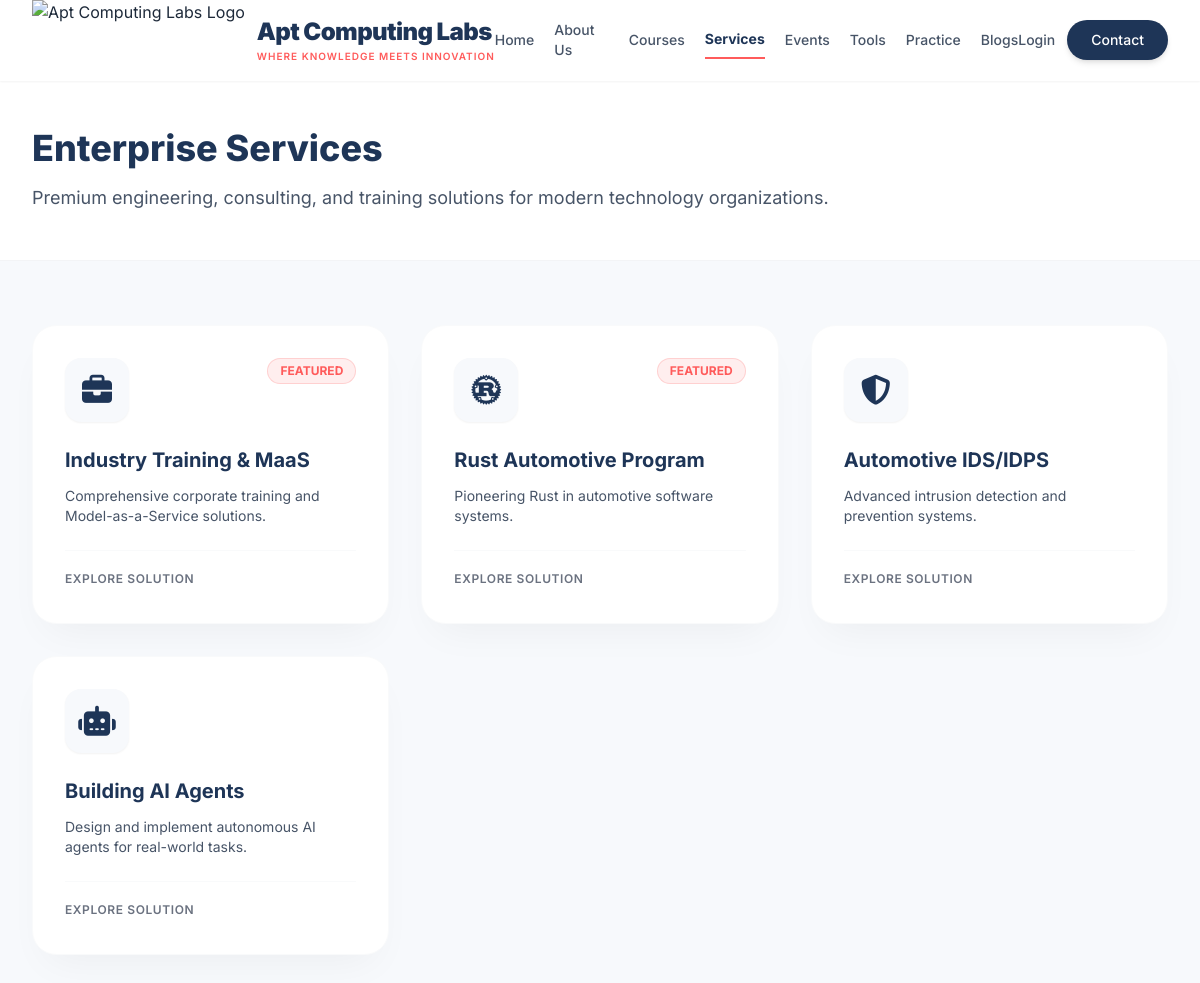
Page /services/ on the committed database.
### services/models.py (models this page shows, shortened)
class Service(models.Model):
    title = models.CharField(max_length=200)
    slug = models.SlugField(max_length=200, unique=True)
    icon_class = models.CharField(max_length=50, blank=True, help_text="FontAwesome class e.g. 'fas fa-briefcase'")
    short_description = models.CharField(max_length=500)
    description = models.TextField()
    is_featured = models.BooleanField(default=False)
    order = models.PositiveIntegerField(default=0)
    class Meta:
        ordering = ['order', 'title']

### services/views.py (the view)
# urls.py: path('', views.ServiceListView.as_view(), name='list'),
class ServiceListView(ListView):
    model = Service
    template_name = 'services/list.html'
    context_object_name = 'services'

### templates/services/list.html (shortened to what this page needs)
{% extends 'tailwind_base.html' %}
{% load static %}
{% block content %}
    <div class="pt-32 pb-12 bg-white border-b border-gray-100">
        <div class="max-w-7xl mx-auto px-4 sm:px-6 lg:px-8">
            <h1 class="text-4xl font-extrabold text-brand-navy mb-4">Enterprise Services</h1>
            <p class="text-lg text-brand-textSecondary">Premium engineering, consulting, and training solutions for modern technology organizations.</p>
        </div>
    </div>
    <div class="py-16 max-w-7xl mx-auto px-4 sm:px-6 lg:px-8 min-h-screen">
        <div class="grid grid-cols-1 md:grid-cols-2 lg:grid-cols-3 gap-8">
            {% for service in services %}
            <a href="{% url 'services:detail' service.slug %}" class="block group">
                <div class="bg-white rounded-3xl p-8 shadow-premium hover:shadow-premium-hover transition-all duration-300 transform hover:-translate-y-2 border border-gray-50 h-full flex flex-col">
                    <div class="flex justify-between items-start mb-6">
                        <div class="w-16 h-16 bg-brand-light rounded-2xl flex items-center justify-center group-hover:bg-brand-navy transition-colors duration-300 shadow-sm">
                            <i class="{{ service.icon_class|default:'fas fa-cogs' }} text-3xl text-brand-navy group-hover:text-white transition-colors duration-300"></i>
                        </div>
                        {% if service.is_featured %}
                        <span class="inline-block px-3 py-1 bg-brand-coral/10 rounded-full text-xs font-bold text-brand-coral border border-brand-coral/20">
                            FEATURED
                        </span>
                        {% endif %}
                    </div>
                    <h3 class="text-xl font-bold text-brand-navy mb-3 group-hover:text-brand-coral transition-colors">{{ service.title }}</h3>
                    <p class="text-sm text-brand-textSecondary mb-6 flex-grow">
                        {{ service.short_description|truncatewords:20 }}
                    </p>
                    <div class="flex items-center justify-between mt-auto pt-4 border-t border-gray-50">
                        <span class="text-xs text-gray-500 uppercase tracking-wider font-semibold">Explore Solution</span>
                    </div>
                </div>
            </a>
            {% empty %}
            <div class="col-span-3 text-center py-20">
                <i class="fas fa-tools text-6xl text-gray-200 mb-4"></i>
                <h3 class="text-2xl font-bold text-brand-navy">No services available yet</h3>
                <p class="text-brand-textSecondary mt-2">Check back later for exciting new enterprise solutions.</p>
            </div>
            {% endfor %}
        </div>
    </div>
{% endblock %}

### templates/tailwind_base.html (shortened to what this page needs)
{% load static %}
{% load account_tags %}
<!DOCTYPE html>
<html lang="en" class="scroll-smooth">
<head>
    <link rel="stylesheet" href="https://cdnjs.cloudflare.com/ajax/libs/font-awesome/6.4.0/css/all.min.css">
    <script src="https://cdn.tailwindcss.com"></script>
</head>
<body class="font-sans text-brand-textPrimary bg-brand-light antialiased selection:bg-brand-coral selection:text-white">
    <nav class="fixed w-full z-50 glass-nav transition-all duration-300 shadow-sm" id="navbar">
        <div class="max-w-7xl mx-auto px-4 sm:px-6 lg:px-8">
            <div class="flex justify-between items-center h-20">
                <a href="{% url 'home' %}" class="flex-shrink-0 flex items-center gap-3">
                    <img src="{% static 'img/ACL_Logo.png' %}" alt="Apt Computing Labs Logo" class="h-20 w-auto object-contain mix-blend-multiply self-start">
                    <div class="hidden sm:flex flex-col justify-center">
                        <span class="font-black text-2xl tracking-tight text-brand-navy leading-tight">Apt Computing Labs</span>
                        <span class="text-[10px] font-semibold text-brand-coral tracking-widest uppercase mt-0.5">Where Knowledge meets innovation</span>
                    </div>
                </a>
                <div class="hidden lg:flex space-x-5 xl:space-x-8 items-center">
                    {% url 'home' as home_url %}
                    {% url 'courses:list' as courses_url %}
                    {% url 'services:list' as services_url %}
                    {% url 'events:list' as events_url %}
                    {% url 'debugger:home' as practice_url %}
                    {% url 'blogs:list' as blogs_url %}
                    <a href="{{ home_url }}" class="{% if request.path == home_url %}text-brand-navy font-bold border-b-2 border-brand-coral{% else %}text-brand-textSecondary hover:text-brand-navy font-medium{% endif %} transition-colors text-sm py-2">Home</a>
                    {% url 'about' as about_url %}
                    <a href="{{ about_url }}" class="{% if request.path == about_url %}text-brand-navy font-bold border-b-2 border-brand-coral{% else %}text-brand-textSecondary hover:text-brand-navy font-medium{% endif %} transition-colors text-sm py-2">About Us</a>
                    <a href="{{ courses_url }}" class="{% if request.path == courses_url or '/courses/' in request.path %}text-brand-navy font-bold border-b-2 border-brand-coral{% else %}text-brand-textSecondary hover:text-brand-navy font-medium{% endif %} transition-colors text-sm py-2">Courses</a>
                    <a href="{{ services_url }}" class="{% if request.path == services_url or '/services/' in request.path %}text-brand-navy font-bold border-b-2 border-brand-coral{% else %}text-brand-textSecondary hover:text-brand-navy font-medium{% endif %} transition-colors text-sm py-2">Services</a>
                    <a href="{{ events_url }}" class="{% if request.path == events_url or '/events/' in request.path %}text-brand-navy font-bold border-b-2 border-brand-coral{% else %}text-brand-textSecondary hover:text-brand-navy font-medium{% endif %} transition-colors text-sm py-2">Events</a>
                    {% url 'devtools:list' as tools_url %}
                    <a href="{{ tools_url }}" class="{% if request.path == tools_url or '/devtools/' in request.path %}text-brand-navy font-bold border-b-2 border-brand-coral{% else %}text-brand-textSecondary hover:text-brand-navy font-medium{% endif %} transition-colors text-sm py-2">Tools</a>
                    <a href="{{ practice_url }}" class="{% if request.path == practice_url or '/practice/' in request.path %}text-brand-navy font-bold border-b-2 border-brand-coral{% else %}text-brand-textSecondary hover:text-brand-navy font-medium{% endif %} transition-colors text-sm py-2">Practice</a>
                    <a href="{{ blogs_url }}" class="{% if request.path == blogs_url or '/blogs/' in request.path %}text-brand-navy font-bold border-b-2 border-brand-coral{% else %}text-brand-textSecondary hover:text-brand-navy font-medium{% endif %} transition-colors text-sm py-2">Blogs</a>
                </div>
                <div class="hidden lg:flex items-center gap-3">
                    {% if user.is_authenticated %}
                    <div class="relative" id="user-menu-container">
                        <button id="user-menu-button" type="button" aria-expanded="false" aria-haspopup="true"
                                class="flex items-center gap-2 py-1 px-1.5 pr-3 rounded-full border border-gray-200 hover:border-gray-300 bg-white hover:bg-gray-50 text-brand-navy transition-all shadow-sm focus:outline-none focus:ring-2 focus:ring-brand-coral/30">
                            <span class="inline-flex rounded-full overflow-hidden w-8 h-8 flex-shrink-0 ring-1 ring-gray-200">
                                {% user_avatar user %}
                            </span>
                            <span class="max-w-[100px] text-xs font-semibold truncate text-brand-navy whitespace-nowrap">
                                {{ user.first_name|default:user.username }}
                            </span>
                            <i class="fas fa-chevron-down text-[10px] text-gray-400 transition-transform duration-200" id="user-menu-chevron"></i>
                        </button>
                        <div id="user-dropdown-menu"
                             class="hidden absolute right-0 mt-2 w-56 rounded-2xl bg-white shadow-xl border border-gray-100 py-2 z-50 transform origin-top-right transition-all">
                            <div class="px-4 py-3 border-b border-gray-100">
                                <p class="text-[11px] font-semibold text-gray-400 uppercase tracking-wider">Signed in as</p>
                                <p class="text-sm font-bold text-brand-navy truncate mt-0.5">{{ user.get_full_name|default:user.username }}</p>
                                {% if user.email %}
                                <p class="text-xs text-gray-500 truncate mt-0.5">{{ user.email }}</p>
                                {% endif %}
                            </div>
                            <div class="py-1">
                                <a href="{% url 'accounts:profile' %}"
                                   class="flex items-center gap-3 px-4 py-2.5 text-sm text-gray-700 hover:bg-blue-50/70 hover:text-brand-navy transition-colors">
                                    <i class="fas fa-user-circle text-base text-blue-600/70 w-4 text-center"></i>
                                    <span>My Profile</span>
                                </a>
                                <a href="{% url 'accounts:edit_profile' %}"
                                   class="flex items-center gap-3 px-4 py-2.5 text-sm text-gray-700 hover:bg-blue-50/70 hover:text-brand-navy transition-colors">
                                    <i class="fas fa-cog text-base text-blue-600/70 w-4 text-center"></i>
                                    <span>Account Settings</span>
                                </a>
                            </div>
                            <div class="border-t border-gray-100 pt-1">
                                <form method="post" action="{% url 'accounts:logout' %}" class="m-0">
                                    {% csrf_token %}
                                    <button type="submit"
                                            class="w-full flex items-center gap-3 px-4 py-2.5 text-sm text-red-600 hover:bg-red-50 transition-colors text-left font-medium">
                                        <i class="fas fa-sign-out-alt text-base text-red-500 w-4 text-center"></i>
                                        <span>Logout</span>
                                    </button>
                                </form>
                            </div>
                        </div>
                    </div>
                    {% else %}
                    <a href="{% url 'accounts:login' %}" class="text-brand-textSecondary hover:text-brand-navy font-medium transition-colors text-sm">Login</a>
                    {% endif %}
                    <a href="{% url 'contact:contact' %}" class="bg-brand-navy text-white px-6 py-2.5 rounded-full font-medium text-sm hover:bg-opacity-90 transition-all shadow-md hover:shadow-lg hover:-translate-y-0.5">
                        Contact
                    </a>
                </div>
            </div>
        </div>
    </nav>
    {% block content %}
    {% endblock %}
</body>
</html>

### templates/tailwind_base.html (style rules this page uses)
.glass-nav { background: rgba(255, 255, 255, 0.95); backdrop-filter: blur(12px); -webkit-backdrop-filter: blur(12px); border-bottom: 1px solid rgba(255, 255, 255, 0.3); }

### rows in the picture
Service: is_featured "FEATURED", title "Industry Training & MaaS", short_description "Comprehensive corporate training and Model-as-a-Service solutions."
Service: is_featured "FEATURED", title "Rust Automotive Program", short_description "Pioneering Rust in automotive software systems."
Service: title "Automotive IDS/IDPS", short_description "Advanced intrusion detection and prevention systems."
Service: title "Building AI Agents", short_description "Design and implement autonomous AI agents for real-world tasks."
